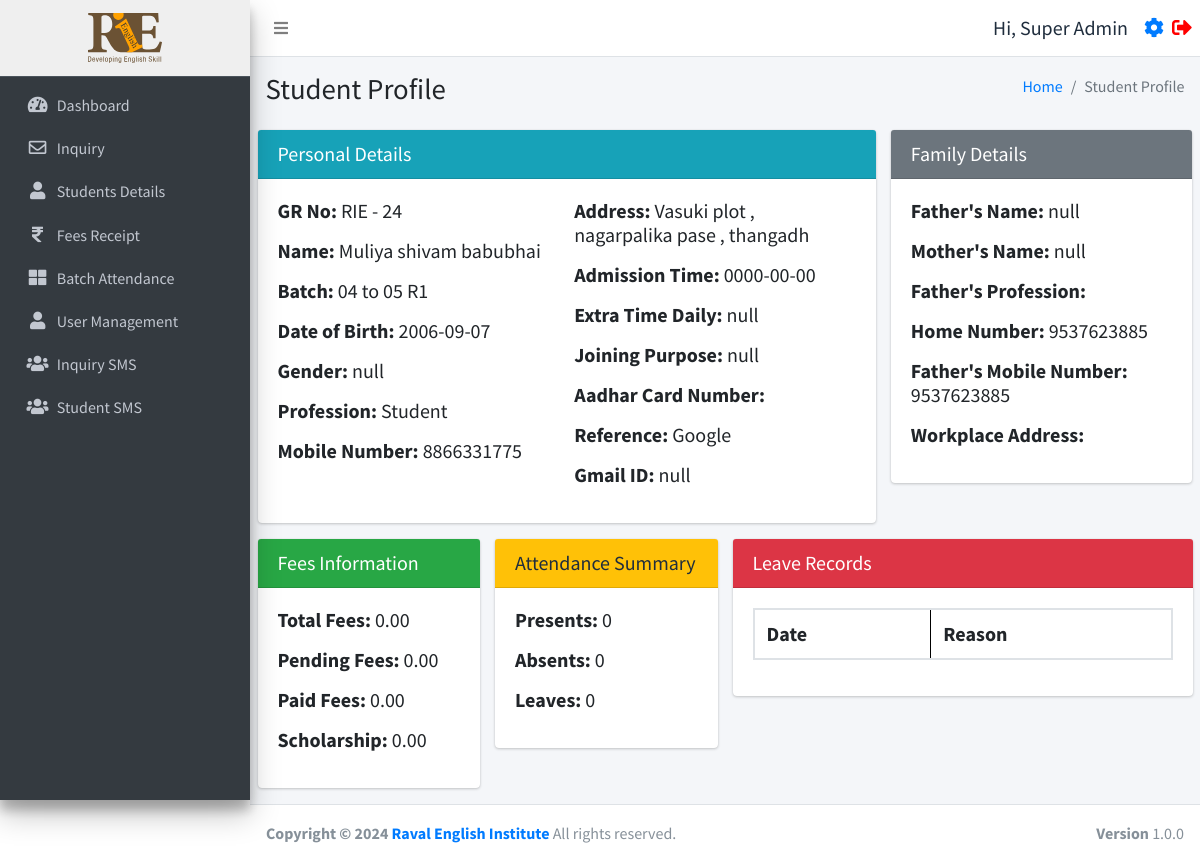
The page /student_profile.php?id=24 (signed in) on the database its author committed.
### tables this page shows
CREATE TABLE `users` (
  `id` int(11) NOT NULL,
  `username` varchar(255) NOT NULL,
  `fullname` varchar(255) NOT NULL,
  `email` varchar(255) NOT NULL,
  `mobile` varchar(15) NOT NULL,
  `password` varchar(255) NOT NULL,
  `status` int(11) NOT NULL,
  `created_at` timestamp NOT NULL DEFAULT current_timestamp()
);

CREATE TABLE `studentinfo` (
  `id` int(11) NOT NULL,
  `name` varchar(255) DEFAULT NULL,
  `batch` int(11) DEFAULT NULL,
  `batch_name` varchar(255) DEFAULT NULL,
  `father_name` varchar(255) DEFAULT NULL,
  `mother_name` varchar(255) DEFAULT NULL,
  `dob` date DEFAULT NULL,
  `gender` varchar(50) DEFAULT NULL,
  `mobile_number` varchar(15) DEFAULT NULL,
  `fee_status` int(10) DEFAULT 0,
  `profession` varchar(100) DEFAULT NULL,
  `address` varchar(255) DEFAULT NULL,
  `admission_time` date DEFAULT NULL,
  `due_date` date DEFAULT NULL,
  `created_at` datetime NOT NULL DEFAULT current_timestamp(),
  `pending_fees` int(10) DEFAULT 0,
  `discount` int(10) NOT NULL,
  `total_fees` int(11) NOT NULL,
  `paid_fees` int(11) NOT NULL,
  `father_number` varchar(50) NOT NULL,
  `home_number` varchar(50) NOT NULL,
  `reference` varchar(200) DEFAULT NULL,
  `father_profession` varchar(200) DEFAULT NULL,
  `workplace_address` varchar(255) DEFAULT NULL,
  `aadharcard_number` varchar(20) DEFAULT NULL,
  `joining_purpose` varchar(255) DEFAULT NULL,
  `extratime_daily` varchar(255) DEFAULT NULL,
  `gmail_id` varchar(255) DEFAULT NULL
);

### function.php (called while the page is built, shortened)
<?php
require_once('db.php');
function selectFromTable($tableName, $columns, $whereConditions) {
    global $db;
    try {
        $sql = "SELECT " . implode(', ', $columns) . " FROM $tableName";
        if (!empty($whereConditions)) {
            $sql .= " WHERE " . implode(' AND ', array_map(function ($col) {
                return "$col = :$col";
            }, array_keys($whereConditions)));
        }
        $stmt = $db->prepare($sql);
        foreach ($whereConditions as $col => $value) {
            $stmt->bindValue(":$col", $value);
        }
        $stmt->execute();
        return $stmt->fetchAll(PDO::FETCH_ASSOC);
    } catch (PDOException $e) {
        return false;
    }
}
?>

### student_profile.php (the view, shortened to what this page needs)
<!DOCTYPE html>
<html lang="en">
<head>
  <link rel="stylesheet" href="https://stackpath.bootstrapcdn.com/bootstrap/4.5.2/css/bootstrap.min.css">
</head>
<body>
  <div class="wrapper">
    <?php include ('./header.php'); ?>
    <div class="content-wrapper">
      <div class="content-header">
        <div class="container-fluid">
          <div class="row mb-2">
            <div class="col-sm-6">
              <h1 class="m-0">Student Profile</h1>
            </div>
            <div class="col-sm-6">
              <ol class="breadcrumb float-sm-right">
                <li class="breadcrumb-item"><a href="./dashboard.php">Home</a></li>
                <li class="breadcrumb-item active">Student Profile</li>
              </ol>
            </div>
          </div>
        </div>
      </div>
      <?php
      require_once 'function.php';
      $studentId = isset($_GET['id']) ? intval($_GET['id']) : 0;
      $studentInfo = selectFromTable('studentinfo', ['id', 'name', 'batch_name', 'father_name', 'mother_name', 'dob', 'gender', 'mobile_number', 'profession', 'address', 'admission_time', 'pending_fees', 'discount', 'total_fees', 'paid_fees', 'extratime_daily', 'joining_purpose', 'aadharcard_number', 'workplace_address', 'father_profession', 'reference', 'home_number', 'father_number', 'gmail_id'], ['id' => $studentId])[0];
      $presentCount = 0;
      $absentCount = 0;
      $leaveCount = 0;
      ?>
      <div class="container-fluid">
        <div class="row">
          <div class="col-md-8">
            <div class="card mb-3 h5">
              <div class="card-header bg-info text-white">Personal Details</div>
              <div class="card-body">
                <div class="row">
                  <div class="col-md-6">
                    <p><strong>GR No:</strong> RIE - <?php echo htmlspecialchars($studentInfo['id']); ?></p>
                    <p><strong>Name:</strong> <?php echo htmlspecialchars($studentInfo['name']); ?></p>
                    <p><strong>Batch:</strong> <?php echo htmlspecialchars($studentInfo['batch_name']); ?></p>
                    <p><strong>Date of Birth:</strong> <?php echo htmlspecialchars($studentInfo['dob']); ?></p>
                    <p><strong>Gender:</strong> <?php echo htmlspecialchars($studentInfo['gender']); ?></p>
                    <p><strong>Profession:</strong> <?php echo htmlspecialchars($studentInfo['profession']); ?></p>
                    <p><strong>Mobile Number:</strong> <?php echo htmlspecialchars($studentInfo['mobile_number']); ?>
                    </p>
                  </div>
                  <div class="col-md-6">
                    <p><strong>Address:</strong> <?php echo htmlspecialchars($studentInfo['address']); ?></p>
                    <p><strong>Admission Time:</strong> <?php echo htmlspecialchars($studentInfo['admission_time']); ?>
                    </p>
                    <p><strong>Extra Time Daily:</strong>
                      <?php echo htmlspecialchars($studentInfo['extratime_daily']); ?></p>
                    <p><strong>Joining Purpose:</strong>
                      <?php echo htmlspecialchars($studentInfo['joining_purpose']); ?></p>
                    <p><strong>Aadhar Card Number:</strong>
                      <?php echo htmlspecialchars($studentInfo['aadharcard_number']); ?></p>
                    <p><strong>Reference:</strong> <?php echo htmlspecialchars($studentInfo['reference']); ?></p>
                    <p><strong>Gmail ID:</strong> <?php echo htmlspecialchars($studentInfo['gmail_id']); ?></p>
                  </div>
                </div>
              </div>
            </div>
          </div>
          <div class="col-md-4">
            <div class="card mb-3 h5">
              <div class="card-header bg-secondary text-white">Family Details</div>
              <div class="card-body">
                <p><strong>Father's Name:</strong> <?php echo htmlspecialchars($studentInfo['father_name']); ?></p>
                <p><strong>Mother's Name:</strong> <?php echo htmlspecialchars($studentInfo['mother_name']); ?></p>
                <p><strong>Father's Profession:</strong>
                  <?php echo htmlspecialchars($studentInfo['father_profession']); ?></p>
                <p><strong>Home Number:</strong> <?php echo htmlspecialchars($studentInfo['home_number']); ?></p>
                <p><strong>Father's Mobile Number:</strong>
                  <?php echo htmlspecialchars($studentInfo['father_number']); ?></p>
                <p><strong>Workplace Address:</strong>
                  <?php echo htmlspecialchars($studentInfo['workplace_address']); ?></p>
              </div>
            </div>
          </div>
        </div>
        <div class="row">
          <div class="col-md-3">
            <div class="card mb-3 h5">
              <div class="card-header bg-success text-white">Fees Information</div>
              <div class="card-body">
                <p><strong>Total Fees:</strong> <?php echo htmlspecialchars($studentInfo['total_fees']); ?>.00</p>
                <p><strong>Pending Fees:</strong> <?php echo htmlspecialchars($studentInfo['pending_fees']); ?>.00</p>
                <p><strong>Paid Fees:</strong> <?php echo htmlspecialchars($studentInfo['paid_fees']); ?>.00</p>
                <p><strong>Scholarship:</strong> <?php echo htmlspecialchars($studentInfo['discount']); ?>.00</p>
              </div>
            </div>
          </div>
          <div class="col-md-3">
            <div class="card mb-3 h5">
              <div class="card-header bg-warning text-white">Attendance Summary</div>
              <div class="card-body">
                <p><strong>Presents:</strong> <?php echo $presentCount; ?></p>
                <p><strong>Absents:</strong> <?php echo $absentCount; ?></p>
                <p><strong>Leaves:</strong> <?php echo $leaveCount; ?></p>
              </div>
            </div>
          </div>
          <div class="col-md-6">
            <div class="card mb-3 h5">
              <div class="card-header bg-danger text-white">Leave Records</div>
              <div class="card-body">
                <div style="overflow-y: auto; max-height: 20vh; position: sticky; top: 0;">
                  <table class="table">
                    <thead>
                      <tr>
                        <th>Date</th>
                        <th style="border: 1px solid black; position: sticky; top: 0; background-color: white;">Reason</th>
                      </tr>
                    </thead>
                  </table>
                </div>
              </div>
            </div>
          </div>
        </div>
      </div>
      <?php include ('./footer.php'); ?>

### header.php (shortened to what this page needs)
<?php
require_once 'db.php';
require_once ('function.php');
$user = selectFromTable('users', ['*'], ['id' => $_SESSION['user_id']]);
$user = $user[0];
$isFaculty = isset($_SESSION['user_status']) && $_SESSION['user_status'] === 'faculty';
$isAdmin = isset($_SESSION['user_status']) && $_SESSION['user_status'] === 'admin';
?>
<!DOCTYPE html>
<html lang="en">
<head>
  <link rel="stylesheet" href="./plugins/fontawesome-free/css/all.min.css">
  <link rel="stylesheet" href="https://code.ionicframework.com/ionicons/2.0.1/css/ionicons.min.css">
  <link rel="stylesheet" href="./plugins/icheck-bootstrap/icheck-bootstrap.min.css">
  <link rel="stylesheet" href="https://cdn.datatables.net/1.10.19/css/dataTables.bootstrap4.min.css">
  <link rel="stylesheet" href="./asset/css/adminlte.min.css">
  <link rel="stylesheet" href="./asset/css/style.css">
</head>
<body class="hold-transition sidebar-mini layout-fixed">
  <div class="wrapper">
    <nav class="main-header navbar navbar-expand navbar-white navbar-light sticky-top">
      <ul class="navbar-nav">
        <li class="nav-item">
          <a class="nav-link" data-widget="pushmenu" href="#" role="button"><i class="fas fa-bars"></i></a>
        </li>
      </ul>
      <ul class="navbar-nav ml-auto">
        <li class="nav-item d-flex align-items-center">
          <span class="mr-3" style="font-size:20px;">Hi, <?php echo $user['fullname']; ?></span>
          <a href="./profile.php" style="font-size:20px;" class="d-block mr-2"><i class="fas fa-cog"></i></a>
          <a href="./logout.php" style="font-size:20px;"><i class="fas fa-sign-out-alt" style="color:red"></i></a>
        </li>
      </ul>
    </nav>
    <aside class="main-sidebar sidebar-dark-primary elevation-4">
      <?php if ($_SESSION['user_status'] === 'faculty'): ?>
        <a href="./batch.php" class="brand-link" style="text-align:center;background:#efefef;">
        <?php else: ?>
          <a href="./dashboard.php" class="brand-link" style="text-align:center;background:#efefef;">
          <?php endif; ?>
          <img src="./asset/img/logo.svg" alt="RIE logo Logo" style="height:50px;">
        </a>
        <div class="sidebar">
          <nav class="mt-2">
            <ul class="nav nav-pills nav-sidebar flex-column" data-widget="treeview" role="menu" data-accordion="false">
              <?php if (!$isFaculty): ?>
                <li class="nav-item">
                  <a href="./dashboard.php" class="nav-link
            <?php if (strpos($_SERVER['REQUEST_URI'], 'dashboard.php') !== false) {
              echo "active";
            } ?>">
                    <i class="nav-icon fas fa-tachometer-alt"></i>
                    <p>
                      Dashboard
                    </p>
                  </a>
                </li>
                <li class="nav-item">
                  <a href="./inquiry.php" class="nav-link
            <?php if (strpos($_SERVER['REQUEST_URI'], 'inquiry.php') !== false) {
              echo "active";
            } ?>">
                    <i class="nav-icon far fa-envelope"></i>
                    <p>
                      Inquiry
                    </p>
                  </a>
                <li class="nav-item">
                  <a href="./studentsdetails.php" class="nav-link
            <?php if (strpos($_SERVER['REQUEST_URI'], 'studentsdetails.php') !== false) {
              echo "active";
            } ?>">
                    <i class="nav-icon fas fa-user"></i>
                    <p>
                      Students Details
                    </p>
                  </a>
                </li>
                <li class="nav-item">
                  <a href="./fees.php" class="nav-link
            <?php if (strpos($_SERVER['REQUEST_URI'], 'fees.php') !== false) {
              echo "active";
            } ?>">
                    <i class="nav-icon fas fa-rupee-sign"></i>
                    <p>
                      Fees Receipt
                    </p>
                  </a>
                </li>
              <?php endif; ?>
              <li class="nav-item">
                <a href="./batch.php" class="nav-link
            <?php if (strpos($_SERVER['REQUEST_URI'], 'batch.php') !== false) {
              echo "active";
            } ?>">
                  <i class="nav-icon fas fa-th-large"></i>
                  <p>
                    Batch Attendance
                  </p>
                </a>
              </li>
              <?php if (!$isFaculty && !$isAdmin): ?>
                <li class="nav-item">
                  <a href="./user_management.php" class="nav-link
            <?php if (strpos($_SERVER['REQUEST_URI'], 'user_management.php') !== false) {
              echo "active";
            } ?>">
                    <i class="nav-icon fas fa-user"></i>
                    <p>
                      User Management
                    </p>
                  </a>
                </li>
              <?php endif; ?>
              <?php if (!$isFaculty): ?>
                <li class="nav-item">
                  <a href="./inquirysms.php" class="nav-link
            <?php if (strpos($_SERVER['REQUEST_URI'], 'inquirysms.php') !== false) {
              echo "active";
            } ?>">
                    <i class="nav-icon fas fa-users"></i>
                    <p>
                      Inquiry SMS
                    </p>
                  </a>
                </li>
                <li class="nav-item">
                  <a href="./studentsms.php" class="nav-link
            <?php if (strpos($_SERVER['REQUEST_URI'], 'studentsms.php') !== false) {
              echo "active";
            } ?>">
                    <i class="nav-icon fas fa-users"></i>
                    <p>
                      Student SMS
                    </p>
                  </a>
                </li>
              <?php endif; ?>
            </ul>
          </nav>
        </div>
    </aside>

### header.php (style rules this page uses)
table thead tr { border: 2px solid #dee2e6 }
table thead { position: sticky; top: 0; background-color: white; }

### rows shown on the page
users: fullname "Super Admin"
studentinfo: id "24", name "Muliya shivam babubhai", batch_name "04 to 05 R1", dob "2006-09-07", gender "null", profession "Student", mobile_number "8866331775", address "Vasuki plot , nagarpalika pase , thangadh", admission_time "0000-00-00", extratime_daily "null", joining_purpose "null", reference "Google", gmail "null", father_name "null", mother_name "null", home_number "9537623885", father_number "9537623885", total_fees "0", pending_fees "0", paid_fees "0", discount "0"

### other values the page prints
$presentCount "0"
$absentCount "0"
$leaveCount "0"
